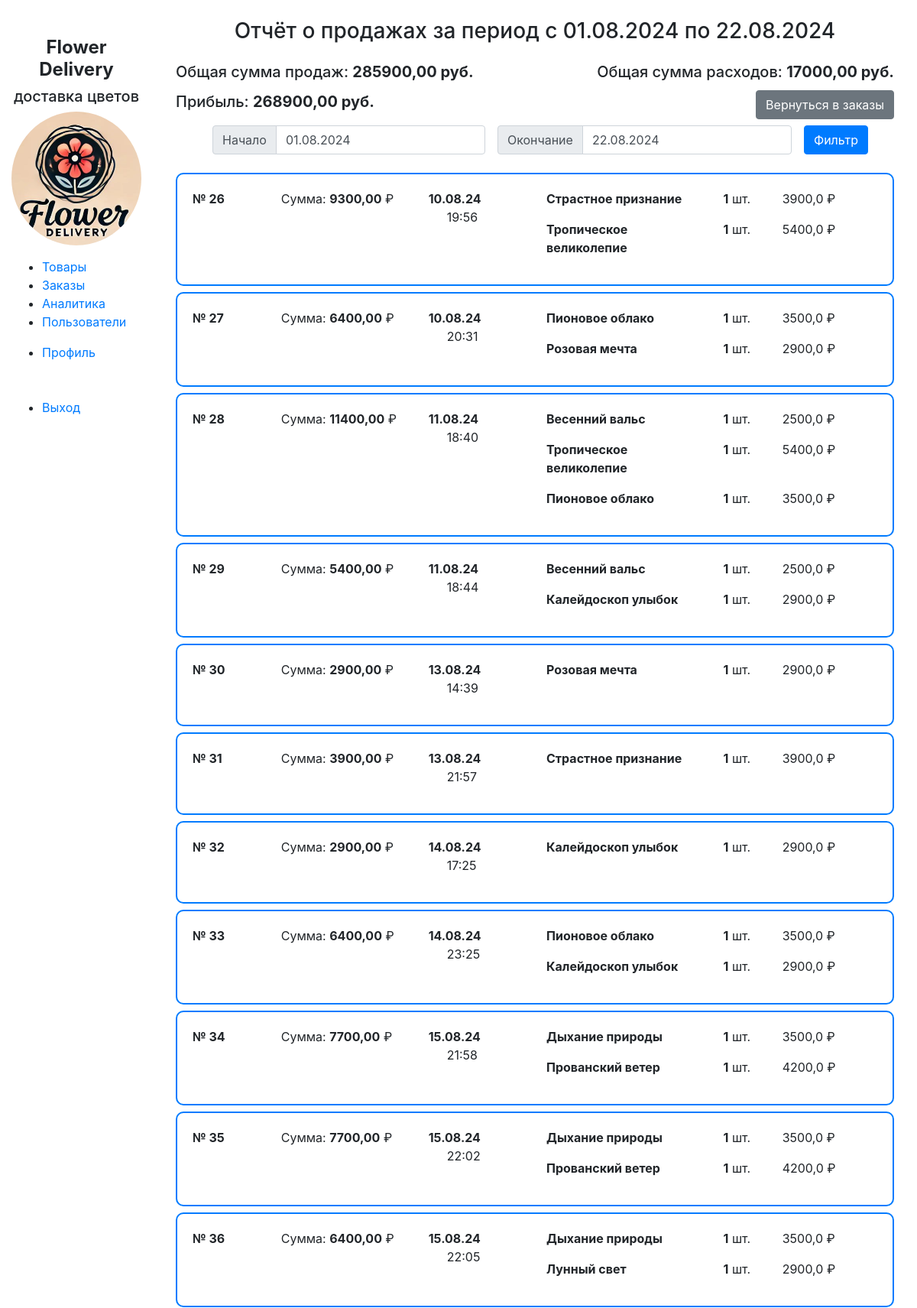
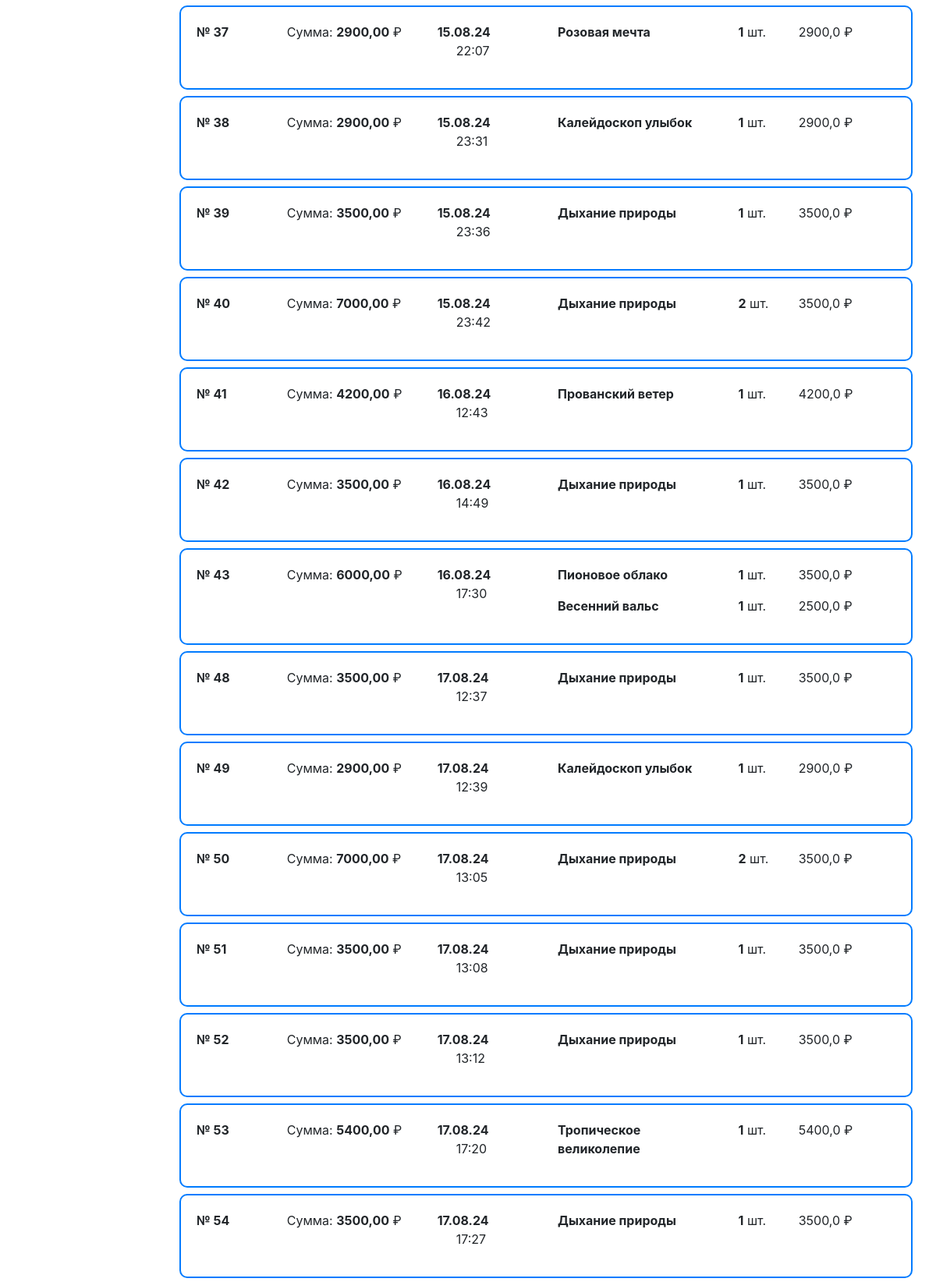
The page /analytics/analytics/monthly_sales_report/ (signed in, upper part) on the database its author committed (2 pictures, top to bottom).
### orders/models.py (models this page shows, shortened)
class Order(models.Model):
    STATUS_CHOICES = [
        ('new', 'Новый'),
        ('processing', 'В обработке'),
        ('shipped', 'Отправлен'),
        ('delivered', 'Доставлен'),
    ]
    customer = models.ForeignKey(settings.AUTH_USER_MODEL, on_delete=models.CASCADE, verbose_name='Заказчик')
    recipient_name = models.CharField(max_length=100, verbose_name='Получатель')
    products = jsonfield.JSONField(verbose_name='Товары')
    recipient_phone = models.CharField(max_length=25, verbose_name='Телефон получателя')
    delivery_address = models.CharField(max_length=255, verbose_name='Адрес доставки')
    status = models.CharField(max_length=20, choices=STATUS_CHOICES, default='new', verbose_name='Статус')
    order_date = models.DateTimeField(auto_now_add=True, verbose_name='Дата заказа')
    total_cost = models.DecimalField(max_digits=10, decimal_places=2)
    class Meta:
        verbose_name = 'Заказ'
        verbose_name_plural = 'Заказы'

### analytics/views.py (the view)
# urls.py: path('analytics/monthly_sales_report/', views.monthly_sales_report, name='monthly_sales_report'),
@staff_member_required
def monthly_sales_report(request):
    try:
        month_translation = {
            'January': 'Январь',
            'February': 'Февраль',
            'March': 'Март',
            'April': 'Апрель',
            'May': 'Май',
            'June': 'Июнь',
            'July': 'Июль',
            'August': 'Август',
            'September': 'Сентябрь',
            'October': 'Октябрь',
            'November': 'Ноябрь',
            'December': 'Декабрь'
        }
        current_time_utc = timezone.now()  # Время в UTC
        current_time_local = localtime(current_time_utc)  # Конвертация в локальное время
        current_date_local = current_time_local.date()
        today = current_date_local
        start_date_str = request.GET.get('start_date')
        end_date_str = request.GET.get('end_date')
        if not start_date_str:
            start_date_str = today.replace(day=1).strftime('%d.%m.%Y')
        if not end_date_str:
            end_date_str = today.strftime('%d.%m.%Y')
        start_date = make_aware(datetime.strptime(start_date_str, '%d.%m.%Y'))
        end_date = make_aware(datetime.strptime(end_date_str, '%d.%m.%Y'))
        first_day_of_month = start_date.replace(day=1)
        last_day_of_month = first_day_of_month.replace(day=calendar.monthrange(start_date.year, start_date.month)[1])
        is_full_month = start_date.date() == first_day_of_month.date() and end_date.date() == last_day_of_month.date()
        english_month_name = start_date.strftime('%B')
        month_name = month_translation.get(english_month_name, english_month_name)
        orders = Order.objects.filter(order_date__range=(start_date, end_date + timedelta(days=1) - timedelta(seconds=1)))
        total_sales = sum(order.total_cost for order in orders)
        daily_reports = DailySalesReport.objects.filter(report_date__range=(start_date, end_date))
        total_expenses = sum(report.expenses for report in daily_reports)
        profit = total_sales - total_expenses
        context = {
            'orders': orders,
            'total_sales': total_sales,
            'total_expenses': total_expenses,
            'profit': profit,
            'start_date': start_date_str,
            'end_date': end_date_str,
            'is_full_month': is_full_month,
            'month_name': month_name,  # Русское название месяца
        }
    except ValueError:
        messages.error(request, "Неверный формат даты. Используйте формат ДД.ММ.ГГГГ.")
        return redirect('analytics:monthly_sales_report')
    except Exception as e:
        messages.error(request, f"Произошла ошибка: {str(e)}")
        return redirect('analytics:report_dashboard')
    return render(request, 'analytics/monthly_sales_report.html', context)

### analytics/templates/analytics/monthly_sales_report.html (shortened to what this page needs)
{% extends 'admin_panel/admin_layout.html' %}
{% block extra_css %}
<link rel="stylesheet" href="https://code.jquery.com/ui/1.12.1/themes/base/jquery-ui.css">
{% endblock %}
{% block content %}
    <div class="container mt-4">
        <h3 class="text-center mb-4">
            {% if is_full_month %}
                Отчёт о продажах за {{ month_name }} месяц
            {% else %}
                Отчёт о продажах за период с {{ start_date }} по {{ end_date }}
            {% endif %}
        </h3>
        <div class="d-flex justify-content-between align-items-center mb-1">
            <h5>Общая сумма продаж: <strong>{{ total_sales }} руб.</strong></h5>
            <h5>Общая сумма расходов: <strong>{{ total_expenses }} руб.</strong></h5>
        </div>
        <div class="d-flex justify-content-between align-items-center mb-2">
            <h5>Прибыль: <strong>{{ profit }} руб.</strong></h5>
            <a href="{% url 'admin_panel:admin_orders' %}" class="btn btn-secondary">Вернуться в заказы</a>
        </div>
        <div class="content-right mb-2">
            <form method="get" class="form-inline ml-5">
                <div class="input-group mr-3">
                    <div class="input-group-prepend">
                        <span class="input-group-text">Начало</span>
                    </div>
                    <input type="text" class="form-control datepicker" id="start_date" name="start_date" value="{{ start_date }}" autocomplete="off">
                </div>
                <div class="input-group mr-3">
                    <div class="input-group-prepend">
                        <span class="input-group-text">Окончание</span>
                    </div>
                    <input type="text" class="form-control datepicker" id="end_date" name="end_date" value="{{ end_date }}" autocomplete="off">
                </div>
                <button type="submit" class="btn btn-primary">Фильтр</button>
            </form>
        </div>
        <div class="row mt-4">
            {% for order in orders %}
            <div class="col-12 mb-2">
                 <div class="card" style="border: 2px solid #007bff; border-radius: 10px;">
                    <div class="card-body">
                        <div class="row">
                            <div class="col-md-6">
                                <div class="row">
                                    <div class="col-md-3">
                                        <ul class="list-unstyled">
                                            <li><strong>№ {{ order.id }}</strong></li>
                                        </ul>
                                    </div>
                                    <div class="col-md-5">
                                        <ul class="list-unstyled">
                                            <li>Сумма: <strong>{{ order.total_cost }}</strong> ₽</li>
                                        </ul>
                                    </div>
                                    <div class="col-md-4">
                                        <ul class="list-unstyled">
                                            <li>
                                                <strong>{{ order.order_date|date:"d.m.y" }}</strong>
                                                <span class="ml-4">{{ order.order_date|date:"H:i" }}</span>
                                            </li>
                                        </ul>
                                    </div>
                                </div>
                            </div>
                            <div class="col-md-6">
                                <div class="row">
                                    {% for item in order.products %}
                                        <div class="col-md-6">
                                            <ul class="list-unstyled">
                                                <li><strong>{{ item.product_name }}</strong></li>
                                            </ul>
                                        </div>
                                        <div class="col-md-2">
                                             <ul class="list-unstyled">
                                                <li><strong>{{ item.quantity }}</strong> шт.</li>
                                             </ul>
                                        </div>
                                        <div class="col-md-4">
                                             <ul class="list-unstyled">
                                                <li>{{ item.price }} ₽</li>
                                             </ul>
                                        </div>
                                    {% endfor %}
                                </div>
                            </div>
                        </div>
                    </div>
                </div>
            </div>
            {% endfor %}
        </div>
    </div>
{% endblock %}

### static/css/style.css (style rules this page uses)
body { font-family: Arial, sans-serif; line-height: 1.6; margin: 0; padding: 0; }

### rows shown on the page
Order: id "26", total_cost "9300,00", order_date "10.08.24", order_date "19:56", product_name "Страстное признание" "Тропическое великолепие", quantity "1" "1", price "3900,0" "5400,0"
Order: id "27", total_cost "6400,00", order_date "10.08.24", order_date "20:31", product_name "Пионовое облако" "Розовая мечта", quantity "1" "1", price "3500,0" "2900,0"
Order: id "28", total_cost "11400,00", order_date "11.08.24", order_date "18:40", product_name "Весенний вальс" "Тропическое великолепие" "Пионовое облако", quantity "1" "1" "1", price "2500,0" "5400,0" "3500,0"
Order: id "29", total_cost "5400,00", order_date "11.08.24", order_date "18:44", product_name "Весенний вальс" "Калейдоскоп улыбок", quantity "1" "1", price "2500,0" "2900,0"
Order: id "30", total_cost "2900,00", order_date "13.08.24", order_date "14:39", product_name "Розовая мечта", quantity "1", price "2900,0"
Order: id "31", total_cost "3900,00", order_date "13.08.24", order_date "21:57", product_name "Страстное признание", quantity "1", price "3900,0"
Order: id "32", total_cost "2900,00", order_date "14.08.24", order_date "17:25", product_name "Калейдоскоп улыбок", quantity "1", price "2900,0"
Order: id "33", total_cost "6400,00", order_date "14.08.24", order_date "23:25", product_name "Пионовое облако" "Калейдоскоп улыбок", quantity "1" "1", price "3500,0" "2900,0"
Order: id "34", total_cost "7700,00", order_date "15.08.24", order_date "21:58", product_name "Дыхание природы" "Прованский ветер", quantity "1" "1", price "3500,0" "4200,0"
Order: id "35", total_cost "7700,00", order_date "15.08.24", order_date "22:02", product_name "Дыхание природы" "Прованский ветер", quantity "1" "1", price "3500,0" "4200,0"
Order: id "36", total_cost "6400,00", order_date "15.08.24", order_date "22:05", product_name "Дыхание природы" "Лунный свет", quantity "1" "1", price "3500,0" "2900,0"
Order: id "37", total_cost "2900,00", order_date "15.08.24", order_date "22:07", product_name "Розовая мечта", quantity "1", price "2900,0"
Order: id "38", total_cost "2900,00", order_date "15.08.24", order_date "23:31", product_name "Калейдоскоп улыбок", quantity "1", price "2900,0"
Order: id "39", total_cost "3500,00", order_date "15.08.24", order_date "23:36", product_name "Дыхание природы", quantity "1", price "3500,0"
Order: id "40", total_cost "7000,00", order_date "15.08.24", order_date "23:42", product_name "Дыхание природы", quantity "2", price "3500,0"
Order: id "41", total_cost "4200,00", order_date "16.08.24", order_date "12:43", product_name "Прованский ветер", quantity "1", price "4200,0"
Order: id "42", total_cost "3500,00", order_date "16.08.24", order_date "14:49", product_name "Дыхание природы", quantity "1", price "3500,0"
Order: id "43", total_cost "6000,00", order_date "16.08.24", order_date "17:30", product_name "Пионовое облако" "Весенний вальс", quantity "1" "1", price "3500,0" "2500,0"
Order: id "48", total_cost "3500,00", order_date "17.08.24", order_date "12:37", product_name "Дыхание природы", quantity "1", price "3500,0"
Order: id "49", total_cost "2900,00", order_date "17.08.24", order_date "12:39", product_name "Калейдоскоп улыбок", quantity "1", price "2900,0"
Order: id "50", total_cost "7000,00", order_date "17.08.24", order_date "13:05", product_name "Дыхание природы", quantity "2", price "3500,0"
Order: id "51", total_cost "3500,00", order_date "17.08.24", order_date "13:08", product_name "Дыхание природы", quantity "1", price "3500,0"
Order: id "52", total_cost "3500,00", order_date "17.08.24", order_date "13:12", product_name "Дыхание природы", quantity "1", price "3500,0"
Order: id "53", total_cost "5400,00", order_date "17.08.24", order_date "17:20", product_name "Тропическое великолепие", quantity "1", price "5400,0"
Order: id "54", total_cost "3500,00", order_date "17.08.24", order_date "17:27", product_name "Дыхание природы", quantity "1", price "3500,0"

### other values the page prints
{{ start_date }} "01.08.2024"
{{ end_date }} "22.08.2024"
{{ total_sales }} "285900,00"
{{ total_expenses }} "17000,00"
{{ profit }} "268900,00"
